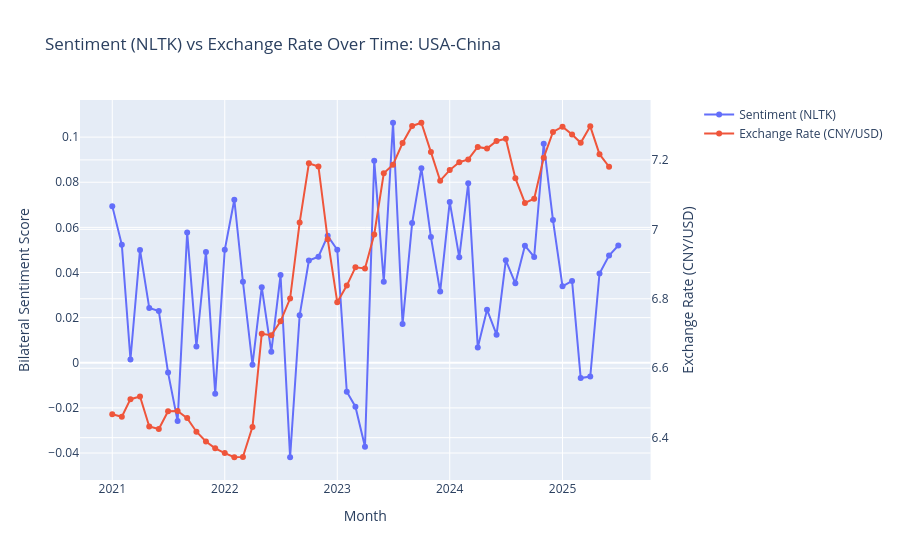
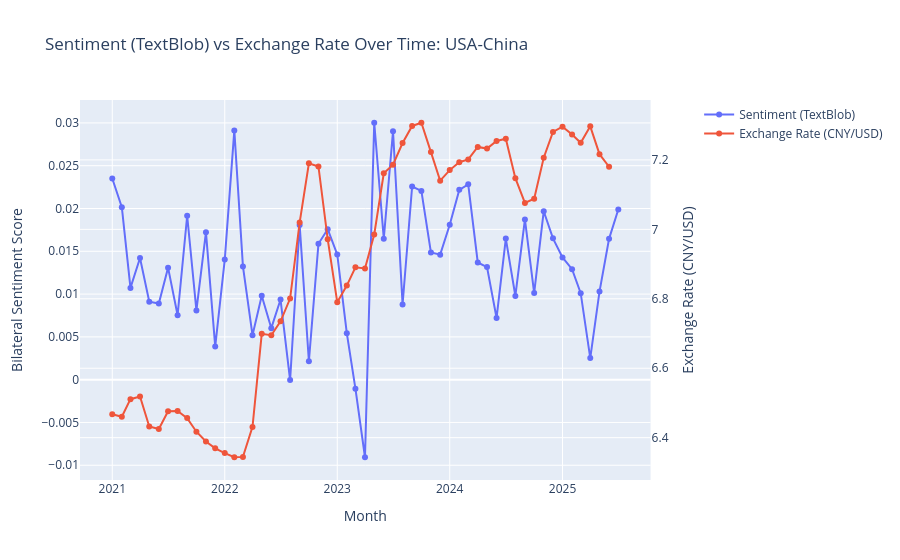

These figures' notebook cell, in order:
### Code cell
#show graphs joined by month on x axis
import plotly.graph_objects as go
from plotly.subplots import make_subplots

#Create a figure with secondary y-axis
#NLTK
fig = make_subplots(specs=[[{"secondary_y": True}]])

# Add Sentiment trace (primary y-axis)
fig.add_trace(go.Scatter(x = monthly_sentiment_nltk['Month'], y = monthly_sentiment_nltk['Sentiment'], name = 'Sentiment (NLTK)',
            mode = 'lines+markers'), secondary_y = False)

# Add Exchange Rate trace (secondary y-axis)
fig.add_trace(go.Scatter(x = usd_cny_exchange_rate['Month'], y = usd_cny_exchange_rate['EXCHUS'], name = 'Exchange Rate (CNY/USD)',
        mode = 'lines+markers'), secondary_y = True)

# Update layout
fig.update_layout(title_text = f'Sentiment (NLTK) vs Exchange Rate Over Time: {relation}',hovermode = 'x unified')

# Set axis titles
fig.update_xaxes(title_text = 'Month')
fig.update_yaxes(title_text = 'Bilateral Sentiment Score', secondary_y = False)
fig.update_yaxes(title_text = 'Exchange Rate (CNY/USD)', secondary_y = True)

# Show plot
fig.show()

#TextBlob
fig = make_subplots(specs=[[{"secondary_y": True}]])

# Add Sentiment trace (primary y-axis)
fig.add_trace(go.Scatter(x = monthly_sentiment_textblob['Month'], y = monthly_sentiment_textblob['Sentiment'], name = 'Sentiment (TextBlob)',
            mode = 'lines+markers'), secondary_y = False)

# Add Exchange Rate trace (secondary y-axis)
fig.add_trace(go.Scatter(x = usd_cny_exchange_rate['Month'], y = usd_cny_exchange_rate['EXCHUS'], name = 'Exchange Rate (CNY/USD)',
        mode = 'lines+markers'), secondary_y = True)

# Update layout
fig.update_layout(title_text = f'Sentiment (TextBlob) vs Exchange Rate Over Time: {relation}',hovermode = 'x unified')

# Set axis titles
fig.update_xaxes(title_text = 'Month')
fig.update_yaxes(title_text = 'Bilateral Sentiment Score', secondary_y = False)
fig.update_yaxes(title_text = 'Exchange Rate (CNY/USD)', secondary_y = True)

# Show plot
fig.show()

### Figure 1 — Plotly figure (JSON) as saved in the notebook; plotly's stock layout.template omitted (floating-point values rounded to 4 significant figures)
{"data": [{"mode": "lines+markers", "name": "Sentiment (NLTK)", "type": "scatter", "x": ["2021-01", "2021-02", "2021-03", "2021-04", "2021-05", "2021-06", "2021-07", "2021-08", "2021-09", "2021-10", "2021-11", "2021-12", "2022-01", "2022-02", "2022-03", "2022-04", "2022-05", "2022-06", "2022-07", "2022-08", "2022-09", "2022-10", "2022-11", "2022-12", "2023-01", "2023-02", "2023-03", "2023-04", "2023-05", "2023-06", "2023-07", "2023-08", "2023-09", "2023-10", "2023-11", "2023-12", "2024-01", "2024-02", "2024-03", "2024-04", "2024-05", "2024-06", "2024-07", "2024-08", "2024-09", "2024-10", "2024-11", "2024-12", "2025-01", "2025-02", "2025-03", "2025-04", "2025-05", "2025-06", "2025-07"], "xaxis": "x", "y": [0.06941, 0.05225, 0.001432, 0.04999, 0.02425, 0.0229, -0.004368, -0.02586, 0.05778, 0.007205, 0.0491, -0.01369, 0.05006, 0.07225, 0.0359, -0.0008518, 0.03349, 0.004839, 0.03888, -0.04187, 0.02102, 0.0453, 0.047, 0.05624, 0.05009, -0.01283, -0.01946, -0.03721, 0.08957, 0.03595, 0.1064, 0.01713, 0.0619, 0.08622, 0.0557, 0.03155, 0.07127, 0.04672, 0.07951, 0.006797, 0.02351, 0.01244, 0.04542, 0.03522, 0.05189, 0.0469, 0.09711, 0.06324, 0.03386, 0.03626, -0.006772, -0.006127, 0.03957, 0.04749, 0.05196], "yaxis": "y"}, {"mode": "lines+markers", "name": "Exchange Rate (CNY/USD)", "type": "scatter", "x": ["2021-01", "2021-02", "2021-03", "2021-04", "2021-05", "2021-06", "2021-07", "2021-08", "2021-09", "2021-10", "2021-11", "2021-12", "2022-01", "2022-02", "2022-03", "2022-04", "2022-05", "2022-06", "2022-07", "2022-08", "2022-09", "2022-10", "2022-11", "2022-12", "2023-01", "2023-02", "2023-03", "2023-04", "2023-05", "2023-06", "2023-07", "2023-08", "2023-09", "2023-10", "2023-11", "2023-12", "2024-01", "2024-02", "2024-03", "2024-04", "2024-05", "2024-06", "2024-07", "2024-08", "2024-09", "2024-10", "2024-11", "2024-12", "2025-01", "2025-02", "2025-03", "2025-04", "2025-05", "2025-06"], "xaxis": "x", "y": [6.467, 6.46, 6.511, 6.519, 6.432, 6.425, 6.476, 6.477, 6.456, 6.417, 6.389, 6.369, 6.356, 6.344, 6.345, 6.431, 6.699, 6.695, 6.735, 6.801, 7.019, 7.19, 7.181, 6.972, 6.79, 6.838, 6.891, 6.888, 6.985, 7.161, 7.186, 7.249, 7.298, 7.307, 7.223, 7.14, 7.171, 7.194, 7.202, 7.237, 7.233, 7.255, 7.261, 7.147, 7.076, 7.088, 7.206, 7.281, 7.296, 7.273, 7.249, 7.297, 7.217, 7.18], "yaxis": "y2"}], "layout": {"autosize": true, "hovermode": "x unified", "title": {"text": "Sentiment (NLTK) vs Exchange Rate Over Time: USA-China"}, "xaxis": {"anchor": "y", "autorange": true, "domain": [0, 0.94], "range": ["2020-09-21 14:15:45.035", "2025-10-10 09:44:14.965"], "title": {"text": "Month"}, "type": "date"}, "yaxis": {"anchor": "x", "autorange": true, "domain": [0, 1], "range": [-0.05411, 0.1186], "title": {"text": "Bilateral Sentiment Score"}, "type": "linear"}, "yaxis2": {"anchor": "x", "autorange": true, "overlaying": "y", "range": [6.264, 7.387], "side": "right", "title": {"text": "Exchange Rate (CNY/USD)"}, "type": "linear"}}}

### Figure 2 — Plotly figure (JSON) as saved in the notebook; plotly's stock layout.template omitted (floating-point values rounded to 4 significant figures)
{"data": [{"mode": "lines+markers", "name": "Sentiment (TextBlob)", "type": "scatter", "x": ["2021-01", "2021-02", "2021-03", "2021-04", "2021-05", "2021-06", "2021-07", "2021-08", "2021-09", "2021-10", "2021-11", "2021-12", "2022-01", "2022-02", "2022-03", "2022-04", "2022-05", "2022-06", "2022-07", "2022-08", "2022-09", "2022-10", "2022-11", "2022-12", "2023-01", "2023-02", "2023-03", "2023-04", "2023-05", "2023-06", "2023-07", "2023-08", "2023-09", "2023-10", "2023-11", "2023-12", "2024-01", "2024-02", "2024-03", "2024-04", "2024-05", "2024-06", "2024-07", "2024-08", "2024-09", "2024-10", "2024-11", "2024-12", "2025-01", "2025-02", "2025-03", "2025-04", "2025-05", "2025-06", "2025-07"], "xaxis": "x", "y": [0.0235, 0.02016, 0.01072, 0.01421, 0.009114, 0.008897, 0.01309, 0.007536, 0.01915, 0.008093, 0.01723, 0.00387, 0.01403, 0.02913, 0.01323, 0.005192, 0.009806, 0.006018, 0.009362, -4.923e-05, 0.01808, 0.002149, 0.01587, 0.01758, 0.01463, 0.005438, -0.00105, -0.009064, 0.03002, 0.01647, 0.02903, 0.008792, 0.02257, 0.02205, 0.01487, 0.01461, 0.0181, 0.02218, 0.02282, 0.01369, 0.01316, 0.007207, 0.01649, 0.009777, 0.01873, 0.01012, 0.01968, 0.01651, 0.01429, 0.01291, 0.0101, 0.002519, 0.01029, 0.01645, 0.01988], "yaxis": "y"}, {"mode": "lines+markers", "name": "Exchange Rate (CNY/USD)", "type": "scatter", "x": ["2021-01", "2021-02", "2021-03", "2021-04", "2021-05", "2021-06", "2021-07", "2021-08", "2021-09", "2021-10", "2021-11", "2021-12", "2022-01", "2022-02", "2022-03", "2022-04", "2022-05", "2022-06", "2022-07", "2022-08", "2022-09", "2022-10", "2022-11", "2022-12", "2023-01", "2023-02", "2023-03", "2023-04", "2023-05", "2023-06", "2023-07", "2023-08", "2023-09", "2023-10", "2023-11", "2023-12", "2024-01", "2024-02", "2024-03", "2024-04", "2024-05", "2024-06", "2024-07", "2024-08", "2024-09", "2024-10", "2024-11", "2024-12", "2025-01", "2025-02", "2025-03", "2025-04", "2025-05", "2025-06"], "xaxis": "x", "y": [6.467, 6.46, 6.511, 6.519, 6.432, 6.425, 6.476, 6.477, 6.456, 6.417, 6.389, 6.369, 6.356, 6.344, 6.345, 6.431, 6.699, 6.695, 6.735, 6.801, 7.019, 7.19, 7.181, 6.972, 6.79, 6.838, 6.891, 6.888, 6.985, 7.161, 7.186, 7.249, 7.298, 7.307, 7.223, 7.14, 7.171, 7.194, 7.202, 7.237, 7.233, 7.255, 7.261, 7.147, 7.076, 7.088, 7.206, 7.281, 7.296, 7.273, 7.249, 7.297, 7.217, 7.18], "yaxis": "y2"}], "layout": {"autosize": true, "hovermode": "x unified", "title": {"text": "Sentiment (TextBlob) vs Exchange Rate Over Time: USA-China"}, "xaxis": {"anchor": "y", "autorange": true, "domain": [0, 0.94], "range": ["2020-09-21 14:15:45.035", "2025-10-10 09:44:14.965"], "title": {"text": "Month"}, "type": "date"}, "yaxis": {"anchor": "x", "autorange": true, "domain": [0, 1], "range": [-0.01229, 0.03324], "title": {"text": "Bilateral Sentiment Score"}, "type": "linear"}, "yaxis2": {"anchor": "x", "autorange": true, "overlaying": "y", "range": [6.264, 7.387], "side": "right", "title": {"text": "Exchange Rate (CNY/USD)"}, "type": "linear"}}}
